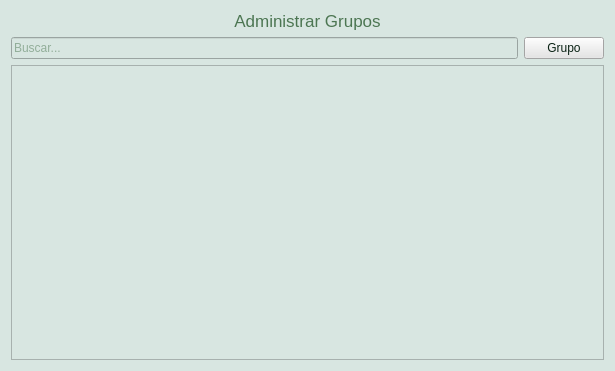
<?xml version="1.0" encoding="UTF-8"?>
<ui version="4.0">
 <class>ManageContactGroups</class>
 <widget class="QWidget" name="ManageContactGroups">
  <property name="geometry">
   <rect>
    <x>0</x>
    <y>0</y>
    <width>615</width>
    <height>371</height>
   </rect>
  </property>
  <property name="windowTitle">
   <string>Administrar Grupos</string>
  </property>
  <property name="styleSheet">
   <string notr="true">color:rgb(76, 118, 82);
background-color:rgb(216, 230, 225);</string>
  </property>
  <layout class="QGridLayout" name="manageContactGroupsLayout">
   <item row="1" column="0">
    <widget class="QLineEdit" name="searchContact">
     <property name="placeholderText">
      <string>Buscar...</string>
     </property>
    </widget>
   </item>
   <item row="1" column="1">
    <widget class="QPushButton" name="addContactGroup">
     <property name="styleSheet">
      <string notr="true">color: rgb(11, 35, 21);
font: 75 9pt &quot;Noto Sans&quot;;
background-color: rgb(229, 229, 229);</string>
     </property>
     <property name="text">
      <string>Grupo</string>
     </property>
     <property name="icon">
      <iconset resource="resources.qrc">
       <normaloff>:/images/agregar.png</normaloff>:/images/agregar.png</iconset>
     </property>
    </widget>
   </item>
   <item row="2" column="0" colspan="2">
    <widget class="QTreeView" name="contactGroupsTreeView"/>
   </item>
   <item row="0" column="0" colspan="2">
    <widget class="QLabel" name="titleLabel">
     <property name="styleSheet">
      <string notr="true">font: 13pt;</string>
     </property>
     <property name="text">
      <string>Administrar Grupos</string>
     </property>
     <property name="scaledContents">
      <bool>true</bool>
     </property>
     <property name="alignment">
      <set>Qt::AlignCenter</set>
     </property>
     <property name="wordWrap">
      <bool>true</bool>
     </property>
    </widget>
   </item>
  </layout>
 </widget>
 <resources>
  <include location="resources.qrc"/>
 </resources>
 <connections/>
</ui>
